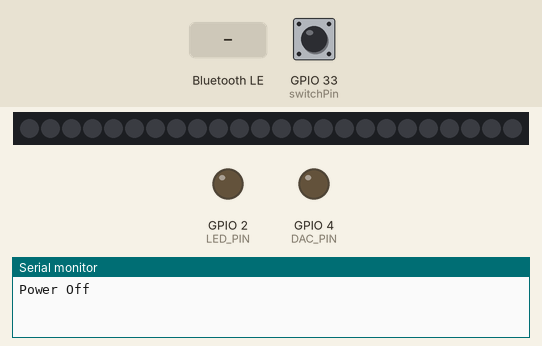
Bench run of a program on a simulated ESP32. On the bench: 24 RGB LEDs in strip order, left to right, output pins drawn as LEDs (lit = HIGH), the last lines printed to the serial monitor. The test bench sets the inputs (shaded band); at power-on: GPIO 33 (switchPin) HIGH. Dim RGB values are drawn brighter than linear; nothing arrives over Bluetooth unless stated; a phone connects over Bluetooth LE 3 s after start.

Above: at 1.2 s.
1.3 s: Bluetooth LE write "R" received
At 2.5 s:
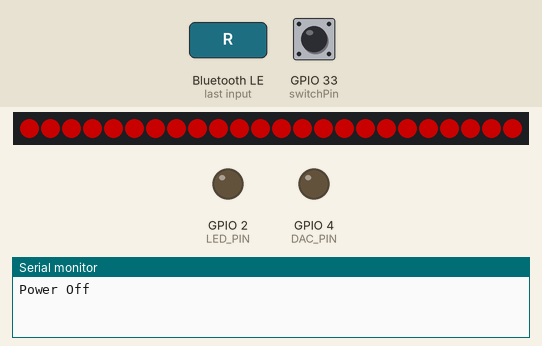
2.8 s: Bluetooth LE write "G" received
At 3.8 s:
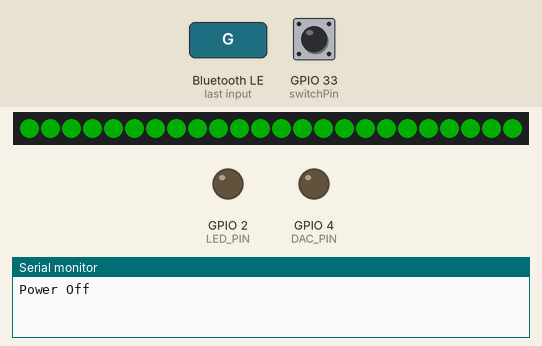
4.3 s: Bluetooth LE write "Y" received
At 7.27 s:
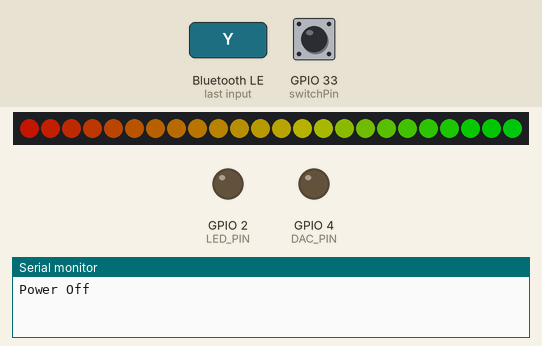
7.3 s: GPIO 33 (switchPin) pulled LOW for 0.15 s
At 7.38 s:
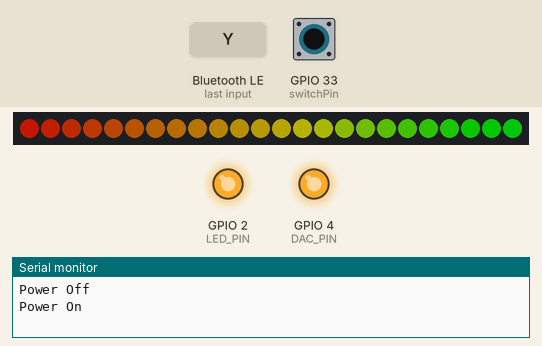
8.9 s: GPIO 33 (switchPin) pulled LOW for 1 s
At 9.5 s:
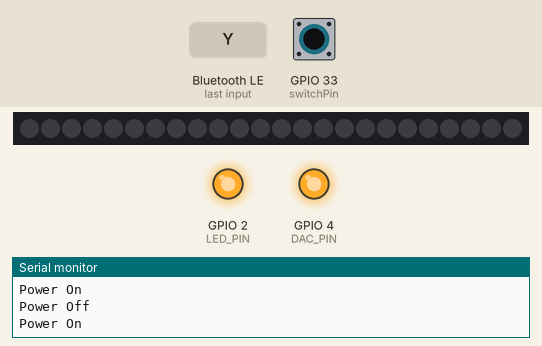
11.4 s: GPIO 33 (switchPin) pulled LOW for 3.2 s
At 15.1 s:
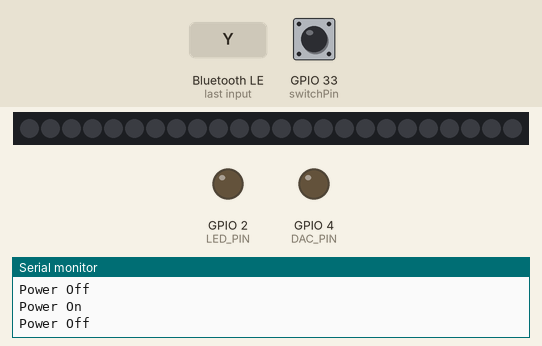
Timing chart, 0 to 16.6 s (numbered marks = the images above; inputs shaded):
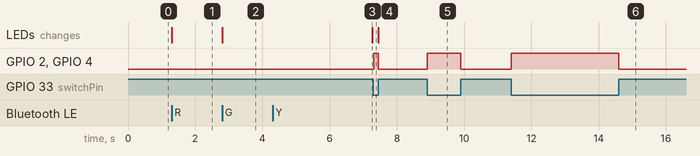

The program:

main.cpp
```cpp
#include <BLEDevice.h>
#include <BLEUtils.h>
#include <BLEServer.h>
#include <Arduino.h>
#include <FastLED.h>

#define SERVICE_UUID "4fafc201-1fb5-459e-8fcc-c5c9c331914b"
#define CHARACTERISTIC_UUID "beb5483e-36e1-4688-b7f5-ea07361b26a8"

#define BLE_NAME "Beacon"

#define NUM_LEDS 24
#define DATA_PIN 17 // led data
#define LED_PIN 2   // power pin
#define DAC_PIN 4   // power pin

bool switchStateLast = LOW;
const int switchPin = 33; // PowerSwitch

BLECharacteristic *pCharacteristic;
CRGB leds[NUM_LEDS];

void R();
void G();
void Y();
void GF();
void GS();
void GreenFlash();
void rainbowChase();
void setLEDOff();
void setupLEDs();
void IO_ON();
void IO_OFF();
void checkPower();
void setupIO();


class CharacteristicCallbacks : public BLECharacteristicCallbacks
{
public:
  void onWrite(BLECharacteristic *pCharacteristic)
  {
    std::string rxValue = pCharacteristic->getValue();

    if (rxValue.length() > 0)
    {
      if (rxValue == "R")
      {
        R();
      }
      else if (rxValue == "G")
      {
        G();
      }
      else if (rxValue == "Y")
      {
        Y();
      }
      else if (rxValue == "GF")
      {
        GF();
      }
      else if (rxValue == "GS")
      {
        GS();
      }
    }
  }
};

void setup()
{
  Serial.begin(115200);
  setupLEDs();
  setupIO();

  BLEDevice::init(BLE_NAME);
  BLEServer *pServer = BLEDevice::createServer();

  BLEService *pService = pServer->createService(SERVICE_UUID);
  pCharacteristic = pService->createCharacteristic(
      CHARACTERISTIC_UUID,
      BLECharacteristic::PROPERTY_READ |
          BLECharacteristic::PROPERTY_WRITE);

  pCharacteristic->setCallbacks(new CharacteristicCallbacks());

  pService->start();
  BLEAdvertising *pAdvertising = BLEDevice::getAdvertising();
  pAdvertising->addServiceUUID(SERVICE_UUID);
  pAdvertising->setScanResponse(true);
  pAdvertising->setMinPreferred(0x06); // functions that help with iPhone connections issue
  pAdvertising->setMinPreferred(0x12);
  BLEDevice::startAdvertising();
}

void R()
{ // Red
  for (int i = 0; i < NUM_LEDS; i++)
  {
    leds[i] = CRGB::Red;
  }
  FastLED.show();
}

void G()
{ // Green
  for (int i = 0; i < NUM_LEDS; i++)
  {
    leds[i] = CRGB::Green;
  }
  FastLED.show();
}

void Y()
{ // Rainbow
  unsigned long startTime = millis(); // Store the start time

  // Run the rainbow effect for 3 seconds
  while (millis() - startTime < 3000) {
    rainbowChase();
    delay(50); // Adjust this delay to control the speed
  }
}

void GF()
{ // Green Flash
  setLEDOff();

  unsigned long startTime = millis();
  unsigned long currentTime = startTime;

  while (currentTime  - startTime < 3000) {
    currentTime = millis();
    GreenFlash();
    delay(100);
  }
  //Leave Green on when finished
  G();
}

void GS()
{ // Green Flash Sound
  GF();
}

void GreenFlash()
{
   for (int i = 0; i < NUM_LEDS; i++)
  {
    leds[i] = CRGB::Green;
  }
  FastLED.show();
  delay(100);
  setLEDOff();
}

void rainbowChase() {
  static const uint8_t startHue = 0;
  static const uint8_t deltaHue = 4;
  static uint8_t pos = 0;

  // Calculate current color
  uint8_t hue = startHue + pos;

  // Fill the LEDs with the rainbow colors
  fill_rainbow(leds, NUM_LEDS, hue, deltaHue);
  FastLED.show();

  pos++;

  if (pos >= NUM_LEDS) {
    pos = 0;
  }
}

void setLEDOff()
{
  for (int i = 0; i < NUM_LEDS; i++)
  {
    leds[i] = CRGB::Black;
  }
  FastLED.show();
}

void setupLEDs()
{
  FastLED.addLeds<WS2812, DATA_PIN, GRB>(leds, NUM_LEDS);
  FastLED.setBrightness(100); // Adjust brightness as needed
  setLEDOff();
}

void IO_ON()
{
  digitalWrite(LED_PIN, HIGH);
  digitalWrite(DAC_PIN, HIGH);
}

void IO_OFF()
{
  digitalWrite(LED_PIN, LOW);
  digitalWrite(DAC_PIN, LOW);
  setLEDOff();
}

void checkPower()
{
  int switchState = digitalRead(switchPin);
  if (switchState == LOW && switchStateLast == HIGH)
  {
    IO_ON();
    Serial.println("Power On");
  }
  else if (switchState == HIGH && switchStateLast == LOW)
  {
    IO_OFF();
    Serial.println("Power Off");
  }
  switchStateLast = switchState;
}

void setupIO()
{
  pinMode(switchPin, INPUT_PULLUP);

  // Power pins
  pinMode(LED_PIN, OUTPUT);
  pinMode(DAC_PIN, OUTPUT);

  IO_ON();
}

void loop()
{
  checkPower();
}
```

Measured:
- after the input at 1.3 s, the LEDs: change at once (image 1)
- after the input at 2.8 s, the LEDs: change at once (image 2)
- after the input at 4.3 s, the LEDs: change after 3.0 s (image 3)
- after the input at 7.3 s, GPIO 2 (LED_PIN), GPIO 4 (DAC_PIN): LOW → HIGH at once, → LOW 0.14 s later
- after the input at 8.9 s, GPIO 2 (LED_PIN), GPIO 4 (DAC_PIN): LOW → HIGH at once, → LOW 1.0 s later
- after the input at 11.4 s, GPIO 2 (LED_PIN), GPIO 4 (DAC_PIN): LOW → HIGH at once, → LOW 3.2 s later
